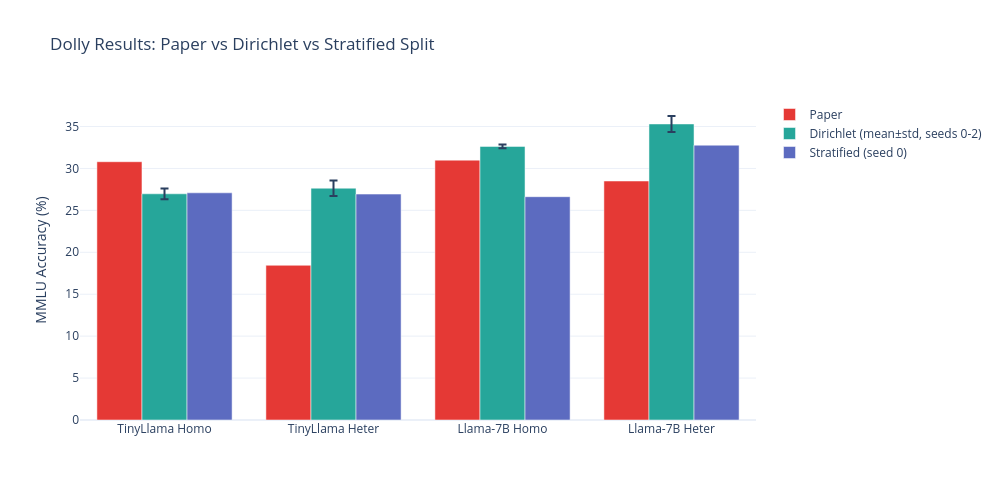

This figure's notebook cell:
### Markdown cell above
## 26. Dirichlet vs Stratified Dolly

Minimal comparison of the legacy Dolly results (Dirichlet split, 3 seeds) against the new Dolly run on the stratified split (seed 0).

### Code cell
STRATIFIED_EXPERIMENTS_DOLLY = {
    'tinyllama_homo':  'flora-tinyllama-homo-dolly_stratified',
    'tinyllama_heter': 'flora-tinyllama-heter-dolly_stratified',
    'llama_homo':      'flora-llama-homo-dolly_stratified',
    'llama_heter':     'flora-llama-heter-dolly_stratified',
}

def load_seed_log_dolly_stratified(folder, seed=0):
    path = os.path.join(BASE_DIR, folder, f'seed{seed}', '10log.txt')
    if not os.path.exists(path):
        return None
    with open(path) as f:
        scores = [float(line.strip()) * 100 for line in f if line.strip()]
    return scores

stratified_seed_results_dolly = {
    key: load_seed_log_dolly_stratified(folder, seed=0)
    for key, folder in STRATIFIED_EXPERIMENTS_DOLLY.items()
}

for key, scores in stratified_seed_results_dolly.items():
    print(f"{labels_dolly[key]:<18} stratified seed 0: {[f'{x:.2f}' for x in scores]}")

try:
    import plotly.graph_objects as go
except ImportError as exc:
    raise ImportError(
        "Plotly is required for this comparison cell. Install it in the notebook environment first."
    ) from exc

keys = list(labels_dolly.keys())
xlabels = [labels_dolly[k] for k in keys]
paper_vals = [paper_dolly[k] for k in keys]
dirichlet_means = [stats_dolly[k]['mean'] for k in keys]
dirichlet_stds = [stats_dolly[k]['std'] for k in keys]
stratified_vals = [stratified_seed_results_dolly[k][-1] for k in keys]

fig = go.Figure()
fig.add_bar(
    name='Paper',
    x=xlabels,
    y=paper_vals,
    marker_color='#E53935',
)
fig.add_bar(
    name='Dirichlet (mean±std, seeds 0-2)',
    x=xlabels,
    y=dirichlet_means,
    error_y=dict(type='data', array=dirichlet_stds, visible=True),
    marker_color='#26A69A',
)
fig.add_bar(
    name='Stratified (seed 0)',
    x=xlabels,
    y=stratified_vals,
    marker_color='#5C6BC0',
)
fig.update_layout(
    title='Dolly Results: Paper vs Dirichlet vs Stratified Split',
    yaxis_title='MMLU Accuracy (%)',
    barmode='group',
    template='plotly_white',
    width=1000,
    height=500,
)
fig.show()

### Figure 1 — Plotly figure (JSON) as saved in the notebook; plotly's stock layout.template omitted (floating-point values rounded to 4 significant figures)
{"data": [{"marker": {"color": "#E53935"}, "name": "Paper", "type": "bar", "x": ["TinyLlama Homo", "TinyLlama Heter", "Llama-7B Homo", "Llama-7B Heter"], "y": [30.8, 18.45, 30.99, 28.5]}, {"error_y": {"array": [0.6457, 0.923, 0.215, 0.9471], "type": "data", "visible": true}, "marker": {"color": "#26A69A"}, "name": "Dirichlet (mean±std, seeds 0-2)", "type": "bar", "x": ["TinyLlama Homo", "TinyLlama Heter", "Llama-7B Homo", "Llama-7B Heter"], "y": [26.97, 27.64, 32.63, 35.31]}, {"marker": {"color": "#5C6BC0"}, "name": "Stratified (seed 0)", "type": "bar", "x": ["TinyLlama Homo", "TinyLlama Heter", "Llama-7B Homo", "Llama-7B Heter"], "y": [27.09, 26.94, 26.63, 32.77]}], "layout": {"barmode": "group", "height": 500, "title": {"text": "Dolly Results: Paper vs Dirichlet vs Stratified Split"}, "width": 1000, "yaxis": {"title": {"text": "MMLU Accuracy (%)"}}}}
